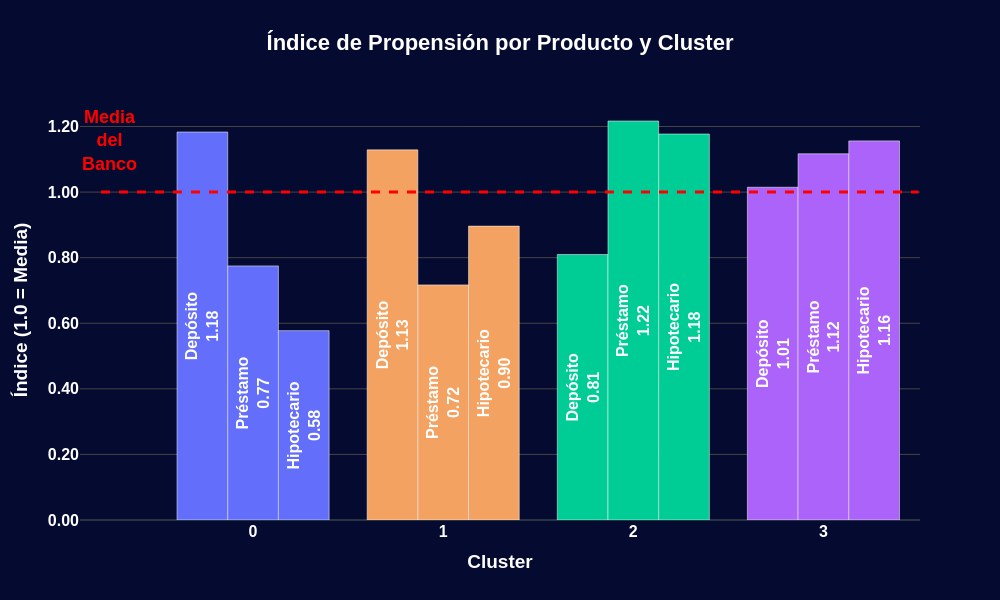

Source (notebook cell):
### Code cell
# Representación gráfica del Índice de Propensión
fig_propensity = go.Figure()

productos = indice_propension.columns

for i, producto in enumerate(productos):
# Trazas Propensity
    fig_propensity.add_trace(
        go.Bar(
            x=indice_propension.index,
            y=indice_propension[producto],
            name=producto,
            text=[f"<b>{producto}</b><br><b>{val:.2f}</b>" for val in indice_propension[producto]],
            textposition='inside',
            insidetextanchor='middle',
            textangle=-90,
            textfont=dict(size=16, color='white', weight='bold'),
            marker_color=colores_clusters, # Usar colores distintos por cluster
            marker_line=dict(color='#FFFFFF', width=0.5)
        )
    )

# Añadir línea de referencia (Media Global = 1.0)
fig_propensity.add_shape(
    type="line",
    x0=-0.8,
    x1=len(indice_propension.index)-0.5,
    y0=1,
    y1=1,
    line=dict(color="red", width=3, dash="dash"), # Rojo reservado para líneas de media
)

# Anotaciones
fig_propensity.add_annotation(
    x=-0.6,
    y=1.05,
    text="Media<br>del<br>Banco",
    showarrow=False,
    xanchor='right',
    yanchor='bottom',
    font=dict(color="red", size=18, weight='bold') # Rojo reservado para líneas de media
)

# Layout Índice de Propensión
fig_propensity.update_layout(
    template='custom',
    title='Índice de Propensión por Producto y Cluster',
    title_x=0.5,
    xaxis_title='Cluster',
    yaxis_title='Índice (1.0 = Media)',
    xaxis=dict(
        tickmode='array',
        tickvals=[0, 1, 2, 3],
        ticktext=['0', '1', '2', '3']
    ),
    barmode='group',
    height=600,
    width=1000,
    showlegend=False,
    font=dict(family='Arial', size=16, color='white', weight='bold'),
    paper_bgcolor='#050a30',
    plot_bgcolor='#050a30',
    yaxis=dict(
        showgrid=True, 
        gridcolor='#444',
        tickformat='.2f' # Forzar un decimal extra (1.00)
    )
)

fig_propensity.show()

### Figure 1 — Plotly figure (JSON) as saved in the notebook; plotly's stock layout.template omitted (floating-point values rounded to 4 significant figures)
{"data": [{"insidetextanchor": "middle", "marker": {"color": ["#636EFA", "#F4A261", "#00CC96", "#AB63FA"], "line": {"color": "#FFFFFF", "width": 0.5}}, "name": "Depósito", "text": ["<b>Depósito</b><br><b>1.18</b>", "<b>Depósito</b><br><b>1.13</b>", "<b>Depósito</b><br><b>0.81</b>", "<b>Depósito</b><br><b>1.01</b>"], "textangle": -90, "textfont": {"color": "white", "size": 16, "weight": "bold"}, "textposition": "inside", "x": [0, 1, 2, 3], "y": [1.183, 1.129, 0.8097, 1.015], "type": "bar"}, {"insidetextanchor": "middle", "marker": {"color": ["#636EFA", "#F4A261", "#00CC96", "#AB63FA"], "line": {"color": "#FFFFFF", "width": 0.5}}, "name": "Préstamo", "text": ["<b>Préstamo</b><br><b>0.77</b>", "<b>Préstamo</b><br><b>0.72</b>", "<b>Préstamo</b><br><b>1.22</b>", "<b>Préstamo</b><br><b>1.12</b>"], "textangle": -90, "textfont": {"color": "white", "size": 16, "weight": "bold"}, "textposition": "inside", "x": [0, 1, 2, 3], "y": [0.7749, 0.717, 1.217, 1.117], "type": "bar"}, {"insidetextanchor": "middle", "marker": {"color": ["#636EFA", "#F4A261", "#00CC96", "#AB63FA"], "line": {"color": "#FFFFFF", "width": 0.5}}, "name": "Hipotecario", "text": ["<b>Hipotecario</b><br><b>0.58</b>", "<b>Hipotecario</b><br><b>0.90</b>", "<b>Hipotecario</b><br><b>1.18</b>", "<b>Hipotecario</b><br><b>1.16</b>"], "textangle": -90, "textfont": {"color": "white", "size": 16, "weight": "bold"}, "textposition": "inside", "x": [0, 1, 2, 3], "y": [0.5775, 0.8963, 1.177, 1.156], "type": "bar"}], "layout": {"shapes": [{"line": {"color": "red", "dash": "dash", "width": 3}, "type": "line", "x0": -0.8, "x1": 3.5, "y0": 1, "y1": 1}], "annotations": [{"font": {"color": "red", "size": 18, "weight": "bold"}, "showarrow": false, "text": "Media<br>del<br>Banco", "x": -0.6, "xanchor": "right", "y": 1.05, "yanchor": "bottom"}], "title": {"text": "Índice de Propensión por Producto y Cluster", "x": 0.5}, "xaxis": {"title": {"text": "Cluster"}, "tickmode": "array", "tickvals": [0, 1, 2, 3], "ticktext": ["0", "1", "2", "3"]}, "font": {"family": "Arial", "size": 16, "color": "white", "weight": "bold"}, "yaxis": {"title": {"text": "Índice (1.0 = Media)"}, "showgrid": true, "gridcolor": "#444", "tickformat": ".2f"}, "barmode": "group", "height": 600, "width": 1000, "showlegend": false, "paper_bgcolor": "#050a30", "plot_bgcolor": "#050a30"}}
